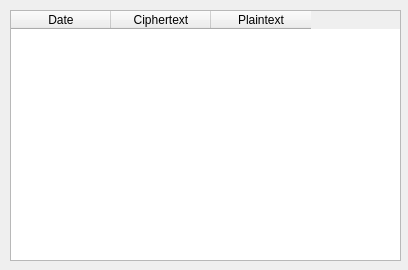
<?xml version="1.0" encoding="UTF-8"?>
<ui version="4.0">
 <class>Form</class>
 <widget class="QWidget" name="Form">
  <property name="geometry">
   <rect>
    <x>0</x>
    <y>0</y>
    <width>408</width>
    <height>270</height>
   </rect>
  </property>
  <property name="windowTitle">
   <string>Server</string>
  </property>
  <widget class="QTableWidget" name="tableWidget">
   <property name="geometry">
    <rect>
     <x>10</x>
     <y>10</y>
     <width>391</width>
     <height>251</height>
    </rect>
   </property>
   <column>
    <property name="text">
     <string>Date</string>
    </property>
   </column>
   <column>
    <property name="text">
     <string>Ciphertext</string>
    </property>
   </column>
   <column>
    <property name="text">
     <string>Plaintext</string>
    </property>
   </column>
  </widget>
 </widget>
 <resources/>
 <connections/>
</ui>
